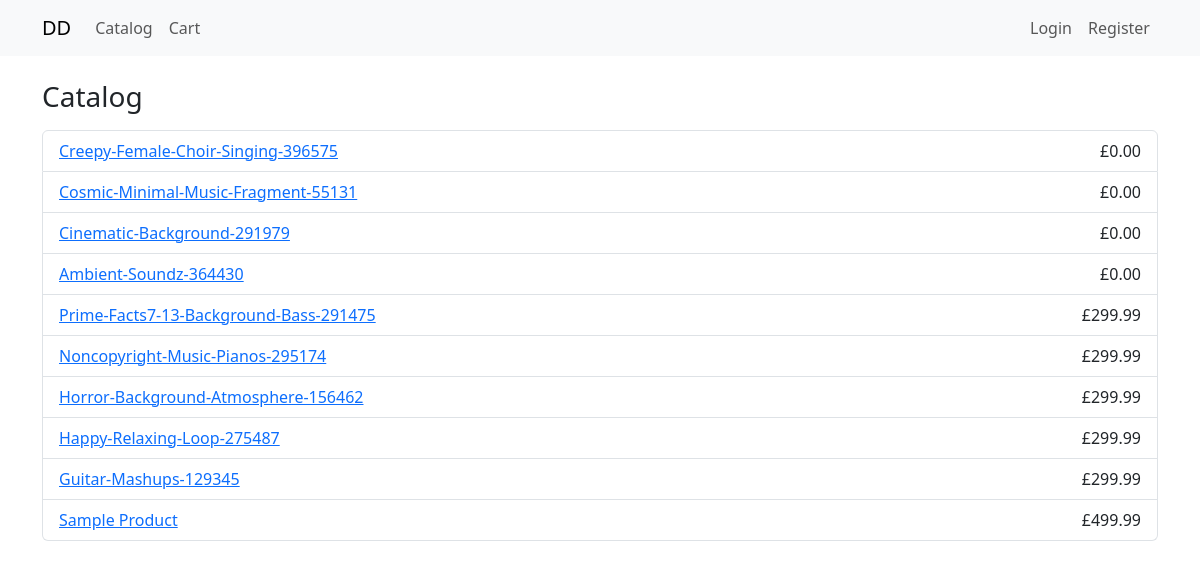
Page /catalog/ on the committed database.
### catalog/models.py (models this page shows, shortened)
class Product(models.Model):
    id = models.UUIDField(primary_key=True, default=uuid.uuid4, editable=False)
    slug = models.SlugField(unique=True, max_length=140)
    title = models.CharField(max_length=140)
    description = models.TextField(blank=True)
    price_pennies = models.PositiveIntegerField(validators=[MinValueValidator(0)])
    active = models.BooleanField(default=True)
    created_at = models.DateTimeField(auto_now_add=True)
    class Meta:
        ordering = ["-created_at"]

### catalog/views.py (the view)
# urls.py: path("", product_list, name="list"),
def product_list(request):
    products = Product.objects.filter(active=True).order_by("-created_at")
    return render(request, "catalog/list.html", {"products": products})

### templates/catalog/list.html (shortened to what this page needs)
{% extends "base.html" %}
{% block content %}
<h1 class="h3 mb-3">Catalog</h1>
<ul class="list-group">
  {% for p in products %}
    <li class="list-group-item d-flex justify-content-between align-items-center">
      <a href="{% url 'catalog:detail' p.slug %}">{{ p.title }}</a>
      <span>£{{ p.price_pennies|add:"0"|slice:":-2" }}.{{ p.price_pennies|stringformat:"02d"|slice:"-2:" }}</span>
    </li>
  {% empty %}
    <li class="list-group-item text-muted">No products yet.</li>
  {% endfor %}
</ul>
{% endblock %}

### rows in the picture
Product: title "Creepy-Female-Choir-Singing-396575", price_pennies|add "0", price_pennies "00"
Product: title "Cosmic-Minimal-Music-Fragment-55131", price_pennies|add "0", price_pennies "00"
Product: title "Cinematic-Background-291979", price_pennies|add "0", price_pennies "00"
Product: title "Ambient-Soundz-364430", price_pennies|add "0", price_pennies "00"
Product: title "Prime-Facts7-13-Background-Bass-291475", price_pennies|add "299", price_pennies "99"
Product: title "Noncopyright-Music-Pianos-295174", price_pennies|add "299", price_pennies "99"
Product: title "Horror-Background-Atmosphere-156462", price_pennies|add "299", price_pennies "99"
Product: title "Happy-Relaxing-Loop-275487", price_pennies|add "299", price_pennies "99"
Product: title "Guitar-Mashups-129345", price_pennies|add "299", price_pennies "99"
Product: title "Sample Product", price_pennies|add "499", price_pennies "99"
